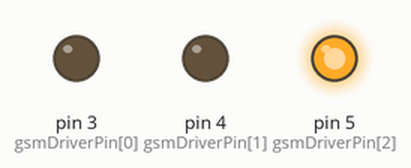
This sketch was run on a simulated Arduino Uno, built with avr-gcc and run on an emulated ATmega328P. On the bench: output pins drawn as LEDs (lit = HIGH). What the sketch prints to the serial monitor is not drawn. At 26.8 s the program stops and its outputs stay as they are.

Above: at 0.1 s.
At 1.6 s:
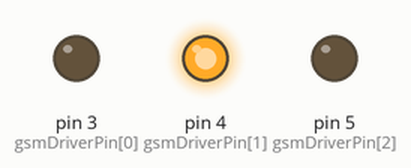
Timing chart, 0 to 3.1 s (numbered marks = the images above):
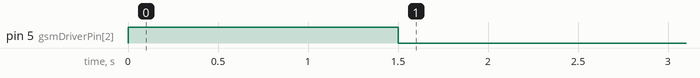

The sketch:

GSM_essai.ino
```cpp
// Product name: GPS/GPRS/GSM Module V3.0
// # Product SKU : TEL0051
// # Version     : 0.1

// # Description:
// # The sketch for driving the gsm mode via the Arduino board

// # Steps:
// #        1. Turn the S1 switch to the Prog(right side)
// #        2. Turn the S2 switch to the Arduino side(left side)
// #        3. Set the UART select switch to middle one.
// #        4. Upload the sketch to the Arduino board
// #        5. Turn the S1 switch to the comm(left side)
// #        6. RST the board

// #        wiki link- http://www.dfrobot.com/wiki/index.php/GPS/GPRS/GSM_Module_V3.0_(SKU:TEL0051)

byte gsmDriverPin[3] = {
  3,4,5};//The default digital driver pins for the GSM and GPS mode
//If you want to change the digital driver pins
//or you have a conflict with D3~D5 on Arduino board,
//you can remove the J10~J12 jumpers to reconnect other driver pins for the module!
void setup()
{
  //Init the driver pins for GSM function
  for(int i = 0 ; i < 3; i++){
    pinMode(gsmDriverPin[i],OUTPUT);
  }
  digitalWrite(5,HIGH);//Output GSM Timing
  delay(1500);
  digitalWrite(5,LOW);
  digitalWrite(3,LOW);//Enable the GSM mode
  digitalWrite(4,HIGH);//Disable the GPS mode
  delay(2000);
  Serial.begin(9600); //set the baud rate
  delay(15000);//call ready
}

void loop()
{
  static int buf;

  Serial.println("AT"); //Send AT command
  delay(2000);
  Serial.println("AT");
  delay(2000);

  Serial.println("AT+CPIN=\"1234\"");
  delay(1000);

  //Send message
  Serial.println("AT+CMGF=1");
  delay(1000);
  Serial.println("AT+CMGS=\"0630291418\"");//Change the receiver phone number
  delay(1000);
  Serial.print("HELLO");//the message you want to send
  delay(1000);
  Serial.write(26);

  /*
  Serial.println("ATD0630291418;");//Change the receiver phone number
  */

  while(1);
}
```
